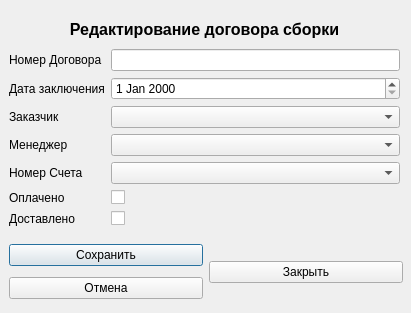
<?xml version="1.0" encoding="UTF-8"?>
<ui version="4.0">
 <class>VievDogovorInSporkaDlg</class>
 <widget class="QDialog" name="VievDogovorInSporkaDlg">
  <property name="geometry">
   <rect>
    <x>0</x>
    <y>0</y>
    <width>411</width>
    <height>313</height>
   </rect>
  </property>
  <property name="windowTitle">
   <string>Dialog</string>
  </property>
  <widget class="QWidget" name="horizontalLayoutWidget">
   <property name="geometry">
    <rect>
     <x>9</x>
     <y>239</y>
     <width>394</width>
     <height>66</height>
    </rect>
   </property>
   <layout class="QHBoxLayout" name="horizontalLayout">
    <item>
     <layout class="QVBoxLayout" name="verticalLayout_2">
      <item>
       <widget class="QPushButton" name="Accept">
        <property name="text">
         <string>Сохранить</string>
        </property>
       </widget>
      </item>
      <item>
       <widget class="QPushButton" name="Decline">
        <property name="text">
         <string>Отмена</string>
        </property>
       </widget>
      </item>
     </layout>
    </item>
    <item>
     <widget class="QPushButton" name="Close">
      <property name="text">
       <string>Закрыть</string>
      </property>
     </widget>
    </item>
   </layout>
  </widget>
  <widget class="QWidget" name="formLayoutWidget">
   <property name="geometry">
    <rect>
     <x>9</x>
     <y>49</y>
     <width>391</width>
     <height>188</height>
    </rect>
   </property>
   <layout class="QFormLayout" name="formLayout">
    <item row="0" column="0">
     <widget class="QLabel" name="label_2">
      <property name="text">
       <string>Номер Договора</string>
      </property>
     </widget>
    </item>
    <item row="1" column="0">
     <widget class="QLabel" name="label_3">
      <property name="text">
       <string>Дата заключения</string>
      </property>
     </widget>
    </item>
    <item row="2" column="0">
     <widget class="QLabel" name="label_4">
      <property name="text">
       <string>Заказчик</string>
      </property>
     </widget>
    </item>
    <item row="3" column="0">
     <widget class="QLabel" name="label_5">
      <property name="text">
       <string>Менеджер</string>
      </property>
     </widget>
    </item>
    <item row="4" column="0">
     <widget class="QLabel" name="label_6">
      <property name="text">
       <string>Номер Счета</string>
      </property>
     </widget>
    </item>
    <item row="5" column="0">
     <widget class="QLabel" name="label_7">
      <property name="text">
       <string>Оплачено</string>
      </property>
     </widget>
    </item>
    <item row="6" column="0">
     <widget class="QLabel" name="label_8">
      <property name="text">
       <string>Доставлено</string>
      </property>
     </widget>
    </item>
    <item row="0" column="1">
     <widget class="QLineEdit" name="NumberDg"/>
    </item>
    <item row="1" column="1">
     <widget class="QDateEdit" name="dateEdit"/>
    </item>
    <item row="2" column="1">
     <widget class="QComboBox" name="comboBoxZakaz"/>
    </item>
    <item row="3" column="1">
     <widget class="QComboBox" name="comboBoxManager"/>
    </item>
    <item row="4" column="1">
     <widget class="QComboBox" name="comboBoxNumChet"/>
    </item>
    <item row="5" column="1">
     <widget class="QCheckBox" name="checkBoxOpl">
      <property name="text">
       <string/>
      </property>
     </widget>
    </item>
    <item row="6" column="1">
     <widget class="QCheckBox" name="checkBoxDost">
      <property name="text">
       <string/>
      </property>
     </widget>
    </item>
   </layout>
  </widget>
  <widget class="QWidget" name="verticalLayoutWidget">
   <property name="geometry">
    <rect>
     <x>9</x>
     <y>9</y>
     <width>391</width>
     <height>41</height>
    </rect>
   </property>
   <layout class="QVBoxLayout" name="verticalLayout">
    <item>
     <widget class="QLabel" name="label">
      <property name="font">
       <font>
        <pointsize>12</pointsize>
        <weight>75</weight>
        <bold>true</bold>
       </font>
      </property>
      <property name="text">
       <string>Редактирование договора сборки</string>
      </property>
      <property name="alignment">
       <set>Qt::AlignCenter</set>
      </property>
     </widget>
    </item>
   </layout>
  </widget>
 </widget>
 <resources/>
 <connections/>
</ui>
